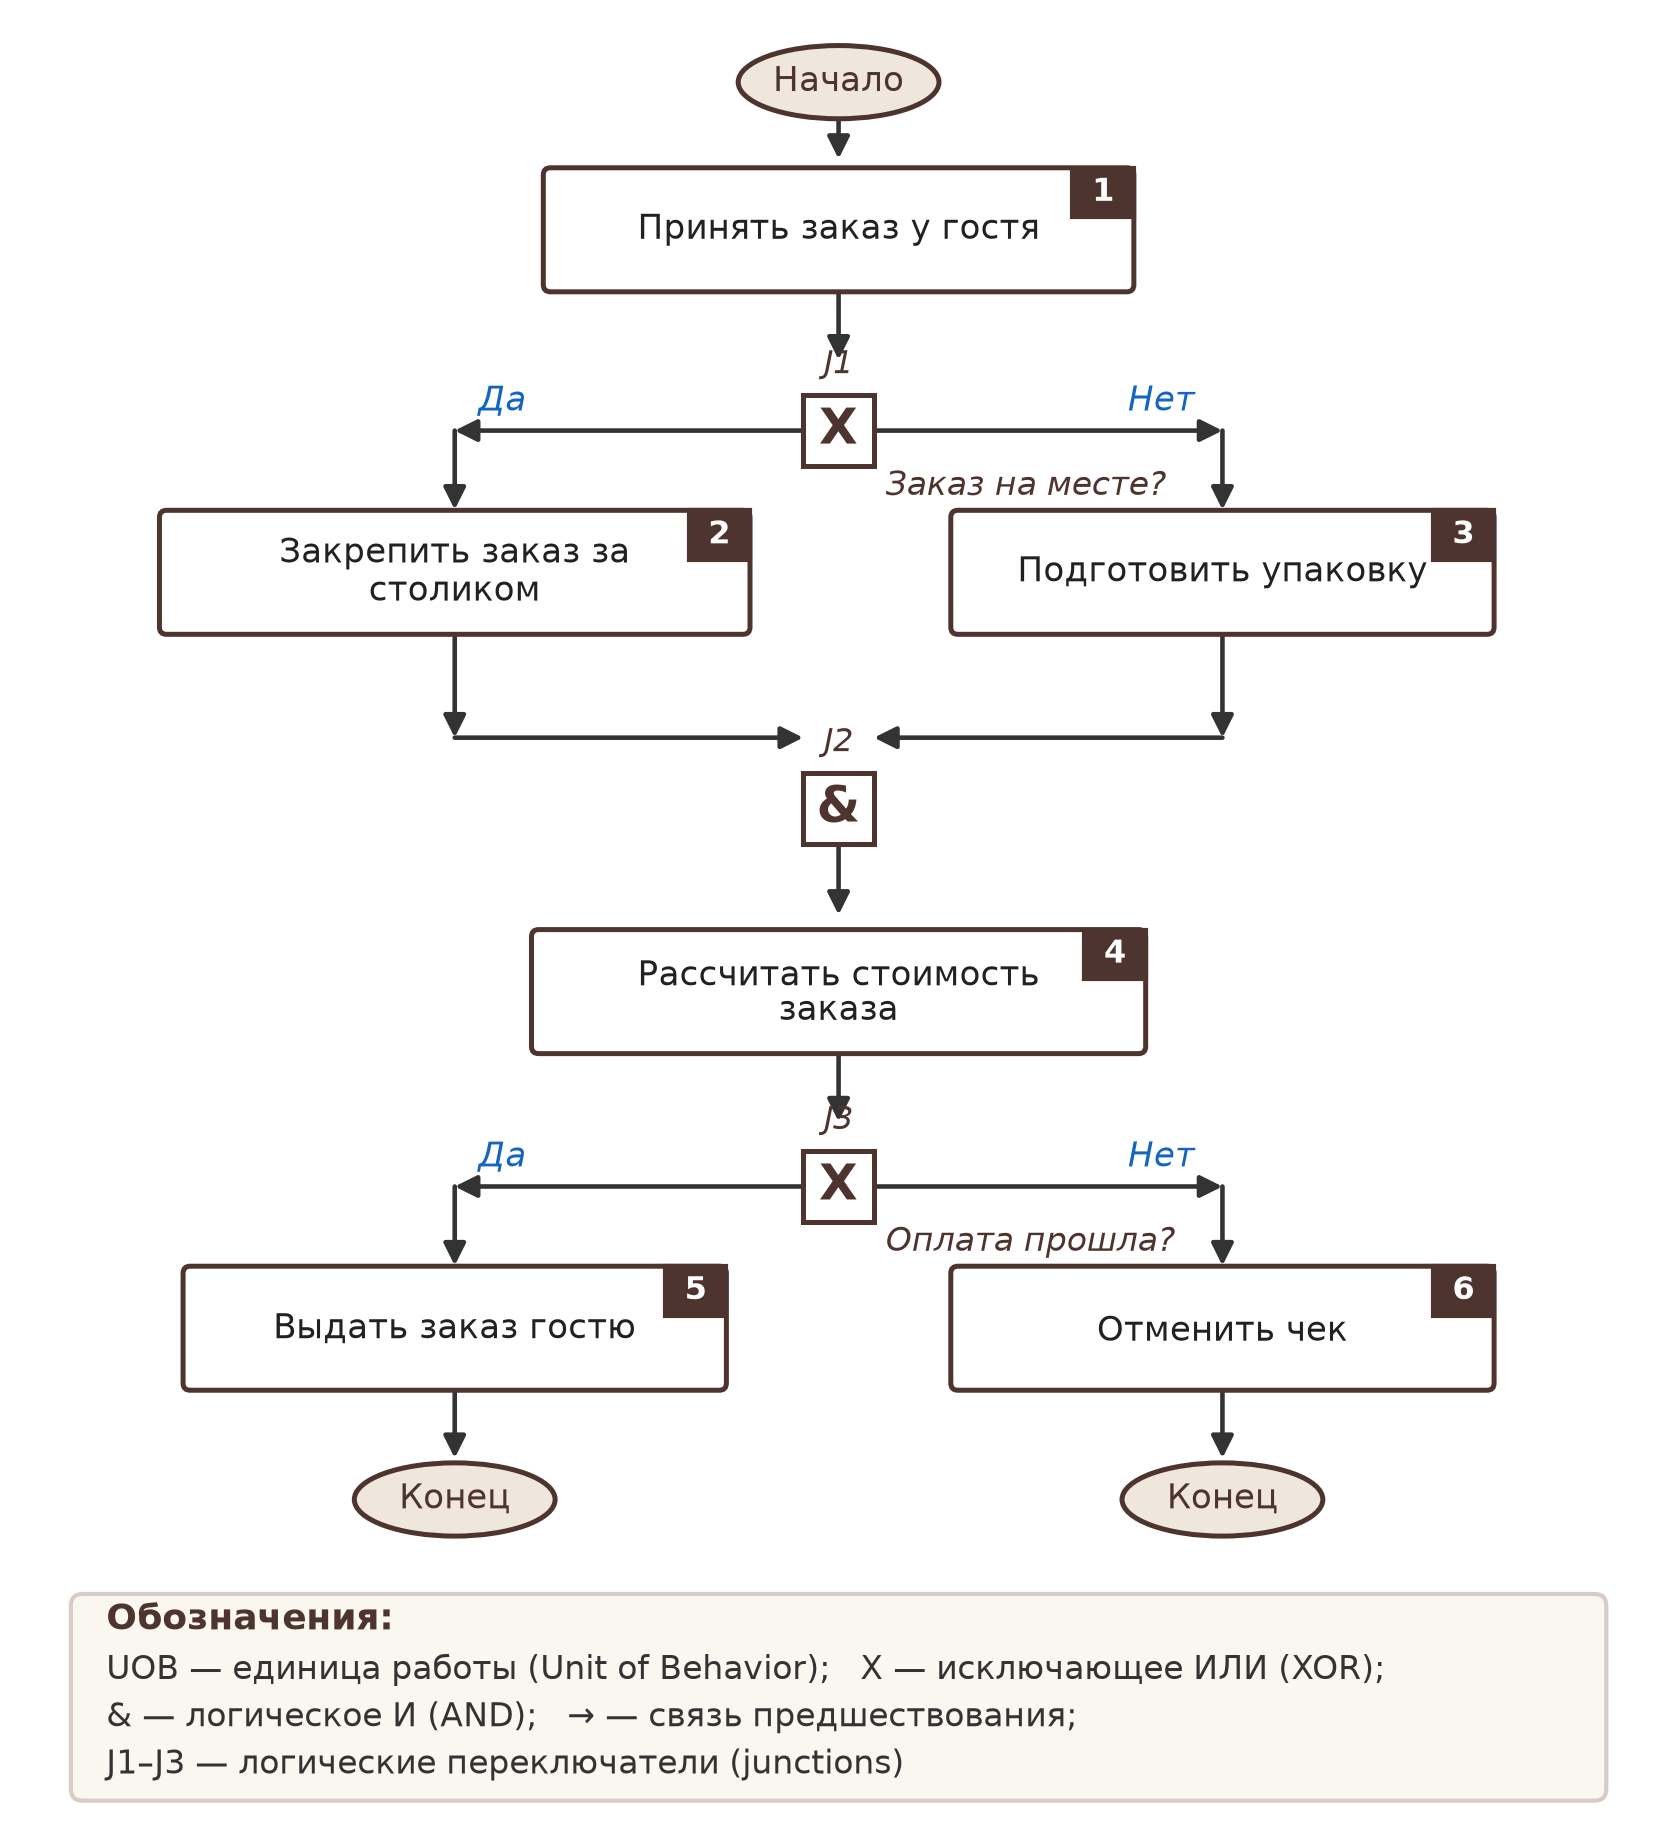

Here is the Python script that generated this plot:
import matplotlib
matplotlib.use("Agg")
import matplotlib.pyplot as plt
from matplotlib.patches import FancyBboxPatch, Ellipse, Rectangle, FancyArrowPatch

plt.rcParams["font.family"] = "DejaVu Sans"

FIG_W, FIG_H = 14.2, 15.6
fig, ax = plt.subplots(figsize=(FIG_W/2.54, FIG_H/2.54))
ax.set_xlim(0, 14.2); ax.set_ylim(0, 15.6); ax.set_aspect("equal"); ax.axis("off")
fig.subplots_adjust(0,0,1,1)

BROWN = "#4E342E"
BLUE = "#1565C0"
GREY = "#333333"

def wrap(s, n):
    words = s.split()
    lines, cur = [], ""
    for w in words:
        if len(cur) + len(w) + 1 <= n:
            cur = (cur + " " + w).strip()
        else:
            lines.append(cur); cur = w
    lines.append(cur)
    return "\n".join(lines)

def arrow(p1, p2, color=GREY, lw=1.1, style="-|>", ls="-"):
    ax.annotate("", xy=p2, xytext=p1,
                arrowprops=dict(arrowstyle=style, color=color, lw=lw,
                                linestyle=ls, shrinkA=0, shrinkB=0,
                                mutation_scale=11), zorder=2)

def uob(x, y, text, num, w=4.9, h=1.05, fs=8.2):
    ax.add_patch(FancyBboxPatch((x-w/2, y-h/2), w, h,
                                boxstyle="round,pad=0,rounding_size=0.06",
                                facecolor="#FFFFFF", edgecolor=BROWN, lw=1.2, zorder=3))
    ax.text(x, y, wrap(text, 26), ha="center", va="center", fontsize=fs,
            color="#212121", zorder=4, linespacing=1.1)
    # номер UOB в маленьком квадрате в правом верхнем углу
    ax.add_patch(Rectangle((x+w/2-0.52, y+h/2-0.42), 0.52, 0.42,
                           facecolor=BROWN, edgecolor=BROWN, lw=1.0, zorder=5))
    ax.text(x+w/2-0.26, y+h/2-0.21, str(num), ha="center", va="center",
            fontsize=7.6, color="white", fontweight="bold", zorder=6)

def junction(x, y, sym, label):
    ax.add_patch(Rectangle((x-0.30, y-0.30), 0.60, 0.60, facecolor="white",
                           edgecolor=BROWN, lw=1.2, zorder=3))
    ax.text(x, y, sym, ha="center", va="center", fontsize=12,
            fontweight="bold", color=BROWN, zorder=4)
    ax.text(x, y+0.42, label, ha="center", va="bottom", fontsize=7.8,
            color=BROWN, style="italic", zorder=4)

def terminator(x, y, text):
    ax.add_patch(Ellipse((x, y), 1.7, 0.62, facecolor="#EFE6DC",
                         edgecolor=BROWN, lw=1.2, zorder=3))
    ax.text(x, y, text, ha="center", va="center", fontsize=8.2,
            color=BROWN, zorder=4)

# ---------- уровень 0: начало ----------
terminator(7.1, 14.9, "Начало")
arrow((7.1, 14.59), (7.1, 14.25))

# ---------- UOB 1 ----------
uob(7.1, 13.65, "Принять заказ у гостя", 1, w=5.0)
arrow((7.1, 13.12), (7.1, 12.55))

# ---------- J1 ----------
junction(7.1, 11.95, "X", "J1")
ax.text(7.50, 11.62, "Заказ на месте?", ha="left", va="top",
        fontsize=8.0, color=BROWN, style="italic")

# ветка ДА — влево
arrow((6.80, 11.95), (3.85, 11.95))
arrow((3.85, 11.95), (3.85, 11.28))
ax.text(4.05, 12.12, "Да", fontsize=8.2, color=BLUE, style="italic")

# ветка НЕТ — вправо
arrow((7.40, 11.95), (10.35, 11.95))
arrow((10.35, 11.95), (10.35, 11.28))
ax.text(9.55, 12.12, "Нет", fontsize=8.2, color=BLUE, style="italic")

# ---------- UOB 2 и UOB 3 ----------
uob(3.85, 10.75, "Закрепить заказ за столиком", 2, w=5.0)
uob(10.35, 10.75, "Подготовить упаковку", 3, w=4.6)

arrow((3.85, 10.22), (3.85, 9.35))
arrow((10.35, 10.22), (10.35, 9.35))
arrow((3.85, 9.35), (6.80, 9.35))
arrow((10.35, 9.35), (7.40, 9.35))

# ---------- J2 ----------
junction(7.1, 8.75, "&", "J2")
arrow((7.1, 9.05), (7.1, 8.75))
arrow((7.1, 8.45), (7.1, 7.85))

# ---------- UOB 4 ----------
uob(7.1, 7.20, "Рассчитать стоимость заказа", 4, w=5.2, h=1.05)
arrow((7.1, 6.67), (7.1, 6.10))

# ---------- J3 ----------
junction(7.1, 5.55, "X", "J3")
ax.text(7.50, 5.22, "Оплата прошла?", ha="left", va="top",
        fontsize=8.0, color=BROWN, style="italic")

arrow((6.80, 5.55), (3.85, 5.55))
arrow((3.85, 5.55), (3.85, 4.88))
ax.text(4.05, 5.72, "Да", fontsize=8.2, color=BLUE, style="italic")

arrow((7.40, 5.55), (10.35, 5.55))
arrow((10.35, 5.55), (10.35, 4.88))
ax.text(9.55, 5.72, "Нет", fontsize=8.2, color=BLUE, style="italic")

# ---------- UOB 5 и UOB 6 ----------
uob(3.85, 4.35, "Выдать заказ гостю", 5, w=4.6)
uob(10.35, 4.35, "Отменить чек", 6, w=4.6)

arrow((3.85, 3.82), (3.85, 3.25))
arrow((10.35, 3.82), (10.35, 3.25))
terminator(3.85, 2.90, "Конец")
terminator(10.35, 2.90, "Конец")

# ---------- легенда ----------
ax.add_patch(FancyBboxPatch((0.6, 0.35), 13.0, 1.75,
                            boxstyle="round,pad=0,rounding_size=0.10",
                            facecolor="#FAF6F0", edgecolor="#D7CCC8", lw=1.0, zorder=1))
ax.text(0.9, 1.80, "Обозначения:", fontsize=8.6, fontweight="bold", color=BROWN)
ax.text(0.9, 1.38, "UOB — единица работы (Unit of Behavior);   X — исключающее ИЛИ (XOR);", fontsize=8.0, color="#333333")
ax.text(0.9, 0.98, "& — логическое И (AND);   → — связь предшествования;", fontsize=8.0, color="#333333")
ax.text(0.9, 0.58, "J1–J3 — логические переключатели (junctions)", fontsize=8.0, color="#333333")

fig.savefig("/home/user/uchebka/report_assets/idef3.png", dpi=300, facecolor="white")
print("saved")
